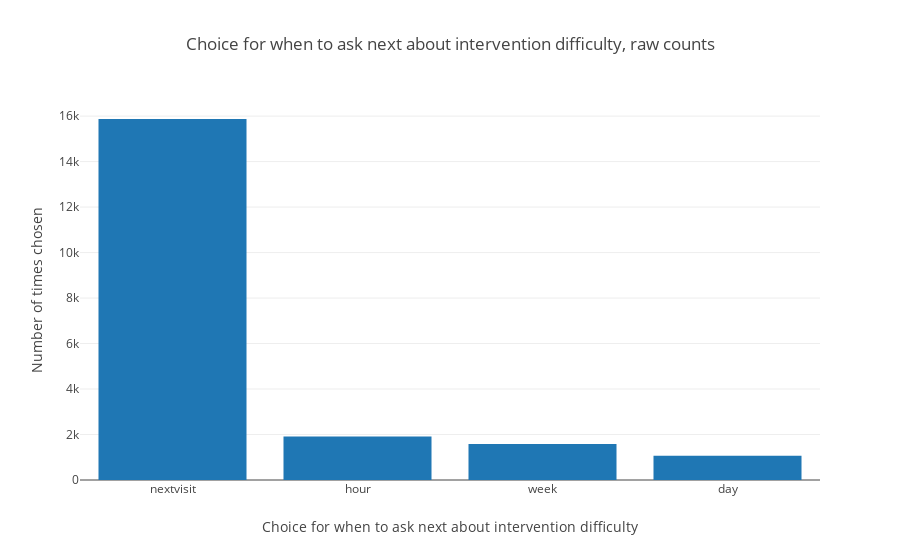

Notebook source saved alongside this figure:
### Code cell
# noexport

plot_survey_choice_counts_raw_per_user()

### Figure 1 — Plotly figure (JSON) as saved in the notebook; plotly's stock layout.template omitted (floating-point values rounded to 4 significant figures)
{"data": [{"type": "bar", "uid": "9a82a7f5-4a97-46d9-a9e5-47ed48d2c4d9", "x": ["nextvisit", "hour", "week", "day"], "y": [15873, 1915, 1586, 1066]}], "layout": {"title": {"text": "Choice for when to ask next about intervention difficulty, raw counts"}, "xaxis": {"title": {"text": "Choice for when to ask next about intervention difficulty"}}, "yaxis": {"title": {"text": "Number of times chosen"}}}}
